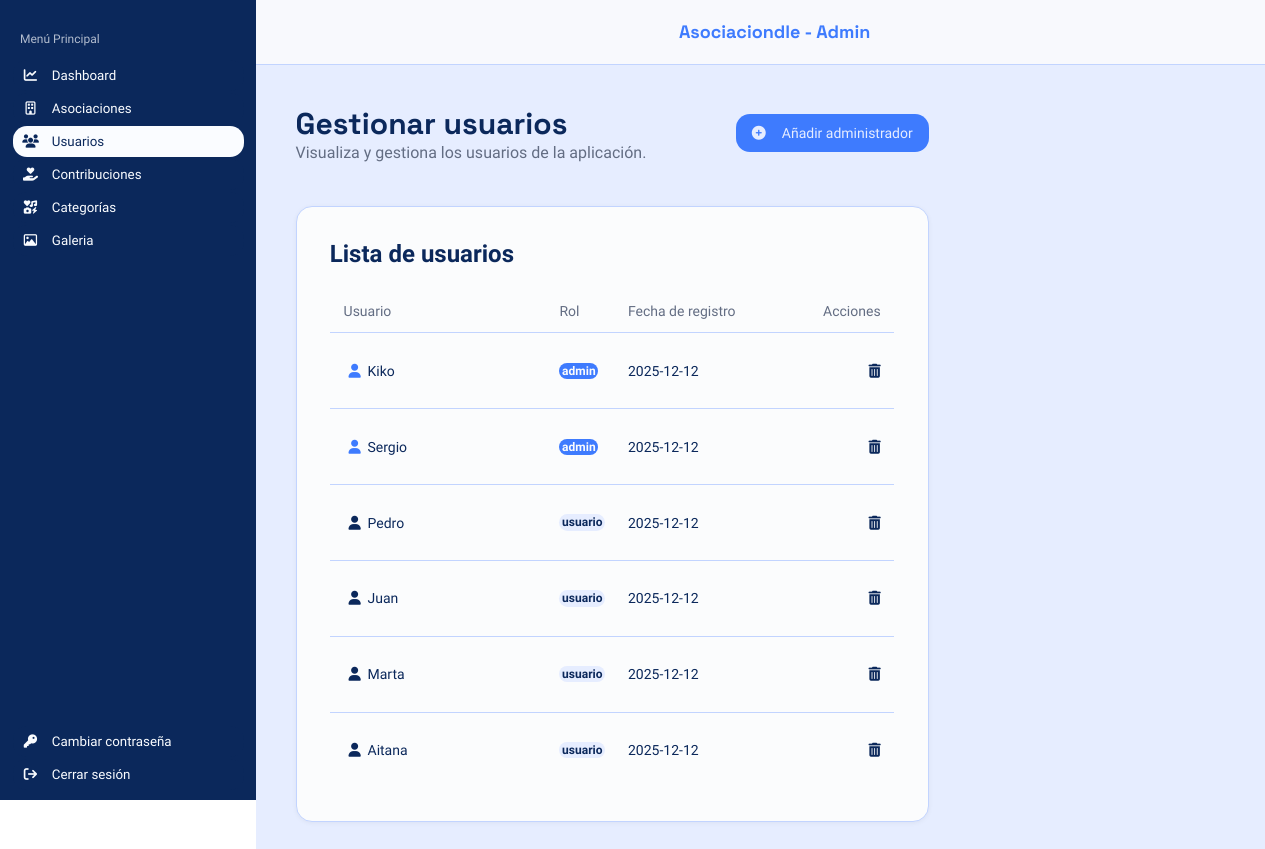
/php/index.php?c=Usuarios&m=cargarPagina, run on the app's committed database.
### tables this page shows
CREATE TABLE usuario(
	idUsuario SMALLINT UNSIGNED PRIMARY KEY AUTO_INCREMENT,
    nombre VARCHAR(50) NOT NULL,
    contrasenia VARCHAR(60) NOT NULL,
    permiso CHAR(1) NOT NULL DEFAULT 'U',
    correo VARCHAR(100) NOT NULL UNIQUE,
	fecha_registro DATE DEFAULT (CURRENT_DATE),
    visitas INT UNSIGNED DEFAULT '0'
);

### php/index.php (called while the page is built, shortened)
<?php
    $metodo = $_GET["m"] ?? METDEF;
    $objContro = new $instanciaControlador();
    $datos=$objContro->$metodo();
    include VISTAS.$objContro->vista;
?>

### php/config/conexion.php (called while the page is built, shortened)
<?php
    class Conexion{
        function __construct(){
            try{
                $this->conexion = new PDO("mysql:host=".SERVIDOR.";dbname=".BBDD,USUARIO,PASSWORD);
            }catch(PDOException $e){
                echo $e->getMessage();
            }
        }
    }
?>

### php/controladores/conUsuarios.php (called while the page is built, shortened)
<?php
    require_once __DIR__.'/../'.MODELO.'/modUsuarios.php';
    class ConUsuarios{
        public $modeloU;
        function __construct(){
            $this->modeloU = new ModUsuarios();
        }
        public function cargarPagina(){
            $datos = $this->modeloU->listar();
            return $datos;
        }
    }
?>

### php/modelos/modUsuarios.php (called while the page is built, shortened)
<?php
    require_once __DIR__.'/../config/conexion.php';
    class ModUsuarios extends Conexion{
        function listar(){
            $sql="SELECT *
                    FROM usuario
                    ORDER BY FIELD(permiso, 's', 'a', 'u'), permiso;";
            $stmt = $this->conexion->prepare($sql);
            $stmt->execute();
            $datos = $stmt->fetchAll(PDO::FETCH_ASSOC);
            return $datos;
        }
    }
?>

### php/vistas/admin/listarUsuarios.php (the view, shortened to what this page needs)
<html>
    <head>
        <link rel="stylesheet" href="../src/css/styleAdmin.css">
        <link rel="stylesheet" href="https://cdnjs.cloudflare.com/ajax/libs/font-awesome/6.5.0/css/all.min.css">
    </head>
    <body class="body-sergio">
        <header class="header-admin">
            <span>Asociaciondle - Admin</span>
        </header>
        <nav class="nav-admin">
            <h3>Menú Principal</h3>
            <ul>
                <li>
                    <a href="index.php?c=Dashboard&m=cargarPagina">
                        <button>
                            <i class="fa-solid fa-chart-line"></i>
                            <span>Dashboard</span>
                        </button>
                    </a>
                </li>
                <li>
                    <a href="index.php?c=Asociacion&m=listar">
                        <button>
                            <i class="fa-regular fa-building"></i>
                            <span>Asociaciones</span>
                        </button>
                    </a>
                </li>
                <li>
                    <a href="index.php?c=Usuarios&m=cargarPagina">
                        <button class="paginaSeleccionada">
                            <i class="fa-solid fa-users"></i>
                            <span>Usuarios</span>
                        </button>
                    </a>
                </li>
                <li>
                    <a href="index.php?c=Contribucion&m=listar">
                        <button>
                            <i class="fa-solid fa-hand-holding-heart"></i>
                            <span>Contribuciones</span>
                        </button>
                    </a>
                </li>
                <li>
                    <a href="index.php?c=Categorias&m=listar">
                        <button>
                            <i class="fa-solid fa-icons"></i>
                            <span>Categorías</span>
                        </button>
                    </a>
                </li>
                <li>
                    <a href="index.php?c=Galeria&m=cargarPagina">
                        <button>
                            <i class="fa-regular fa-image"></i>
                            <span>Galeria</span>
                        </button>
                    </a>
                </li>
            </ul>
            <ul class="ul-inferior">
                <li>
                    <a href="index.php?c=Usuario&m=cargarPagina">
                        <button>
                            <i class="fa-solid fa-key"></i>
                            <span>Cambiar contraseña</span>
                        </button>
                    </a>
                </li>
                <li>
                    <a href="index.php?c=Login&m=cerrarSesion">
                        <button>
                            <i class="fa-solid fa-arrow-right-from-bracket"></i>
                            <span>Cerrar sesión</span>
                        </button>
                    </a>
                </li>
            </ul>
        </nav>
        <main class="main-admin">
            <div class="grid-titulo-botón">
                <div class="titulo-y-subtitulo">
                    <h1 class="h1-admin">Gestionar usuarios</h1>
                    <p class="subtitulos-admin">Visualiza y gestiona los usuarios de la aplicación.</p>
                </div>
                <a href="index.php?c=CrearAdmin&m=cargarPagina" class="boton-añadir"><i class="fa-solid fa-circle-plus"></i>Añadir administrador</a>
            </div>
            <section class="seccion-regular query">
                <h2 class="h2-regular">Lista de usuarios</h2>
                <table class="tabla-usuarios">
                    <thead>
                        <tr>
                            <th>Usuario</th>
                            <th>Rol</th>
                            <th>Fecha de registro</th>
                            <th>Acciones</th>
                        </tr>
                    </thead>
                    <tbody>
                        <?php foreach ($datos as $fila): ?>
                            <tr>
                                <td>
                                    <?php
                                        if ($fila['permiso'] == 'S'){
                                            echo '<i class="fa-solid fa-user superadmin"></i>';
                                        }else if($fila['permiso'] == 'A'){
                                            echo '<i class="fa-solid fa-user admin"></i>';
                                        }else{
                                            echo '<i class="fa-solid fa-user"></i>';
                                        }
                                        echo $fila['nombre'];
                                    ?>
                                </td>
                                <td>
                                    <?php
                                        if ($fila['permiso'] == 'S'){
                                            echo '<span class="rol-superadmin">superadmin</span>';
                                        }else if($fila['permiso'] == 'A'){
                                            echo '<span class="rol-admin">admin</span>';
                                        }else{
                                            echo '<span>usuario</span>';
                                        }
                                    ?>
                                </td>
                                <td>
                                    <?= $fila['fecha_registro'] ?>
                                </td>
                                <td>
                                    <?php
                                        echo '<a href="index.php?c=Usuarios&m=borrar&idUsuario='.$fila['idUsuario'].'"><i class="fa-solid fa-trash-can"></i></a>';
                                    ?>
                                </td>
                            </tr>
                        <?php endforeach; ?>
                    </tbody>
                </table>
            </section>
        </main>
    </body>
</html>

### src/css/styleAdmin.css (style rules this page uses)
:root { --azul-marino: #0b285b; --azul-celeste: #3e7bfe; --azul-borde-header: #c2d4ff; --blanco-texto-boton: #fafcff; --blanco-fondo-header: rgba(245, 247, 252, 0.7); --blanco-fondo-main: #e6edff; --blanco-fondo-sections: #fbfcfd; --gris-titulo-nav: #b2bcce; --gris-subtitulo-main: #636d83; --rojo-superadmin: #ef4444; --fuente-header: "Space Grotesk", sans-serif; --fuente-titulos: "Space Grotesk", sans-serif; --fuente-titulo-nav: "PT Sans", sans-serif; --fuente-regular: "PT Sans", sans-serif; --colorFondo:#e6edff; --colorTitulo:#4B7BFC; --colorTituloFormulario:#102E59; --colorFondoFormulario:#FCFDFF; --colorBotonInicioYRegistro:#f4f6fa; --colorBotonInicioYCrearCuenta:#4B7BFC; --colorP:#6A6F81; --bordeRadius:10px; --colorLabel:#102E59; --fuenteTitulo:Space Grotesk; --fueteP:PT Sans; --blanco-fondo-header: rgba(245, 247, 252, 0.7); --azul-borde-header: #c2d4ff; }
.body-sergio { max-width: 100%; margin: 0; min-height: 100vh; }
@media (min-width: 1025px) { .body-sergio { max-width: 100%; margin: 0; min-height: 100vh; } }

### data on the page
usuario: permiso "A" (drawn), nombre "Kiko", fecha_registro "2025-12-12"
usuario: permiso "A" (drawn), nombre "Sergio", fecha_registro "2025-12-12"
usuario: permiso "U" (drawn), nombre "Pedro", fecha_registro "2025-12-12"
usuario: permiso "U" (drawn), nombre "Juan", fecha_registro "2025-12-12"
usuario: permiso "U" (drawn), nombre "Marta", fecha_registro "2025-12-12"
usuario: permiso "U" (drawn), nombre "Aitana", fecha_registro "2025-12-12"
